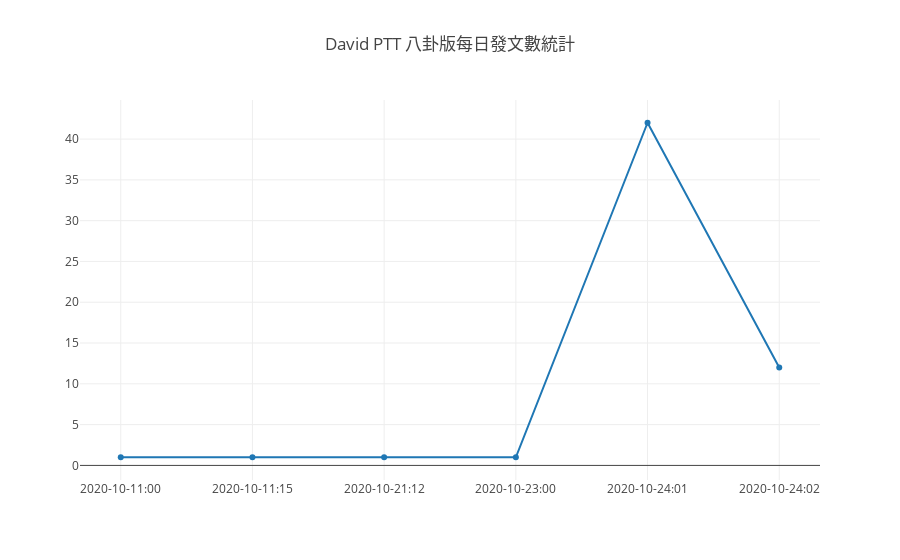

This figure's notebook cell:
### Code cell
plotly.offline.init_notebook_mode(connected=True)
plotly.offline.iplot({
        "data": [{
                "x": x_axis,
                "y": y_axis
            }],
        "layout": {
            "title": "David PTT 八卦版每日發文數統計"
        }
    })

### Figure 1 — Plotly figure (JSON) as saved in the notebook; plotly's stock layout.template omitted (floating-point values rounded to 4 significant figures)
{"data": [{"x": ["2020-10-11:00", "2020-10-11:15", "2020-10-21:12", "2020-10-23:00", "2020-10-24:01", "2020-10-24:02"], "y": [1, 1, 1, 1, 42, 12]}], "layout": {"title": "David PTT 八卦版每日發文數統計"}}
